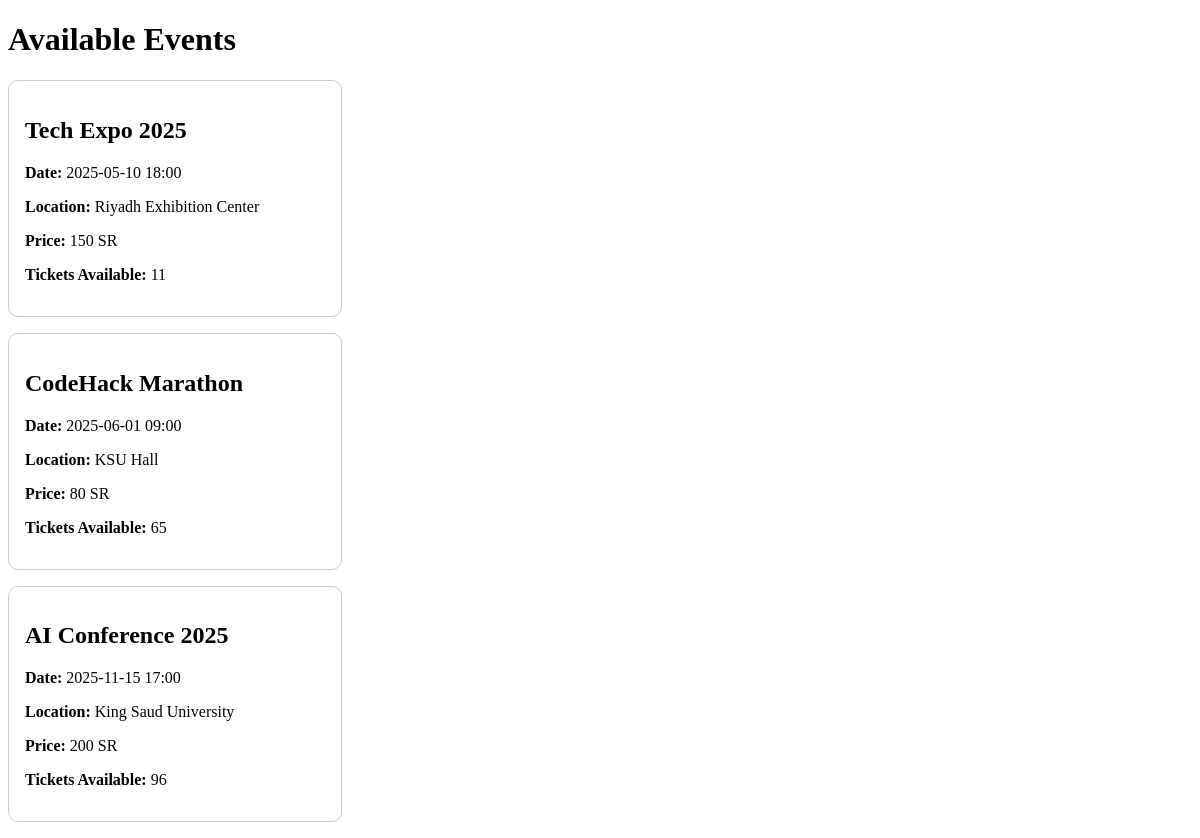
The app's page /Customer/testdb.php, older data.
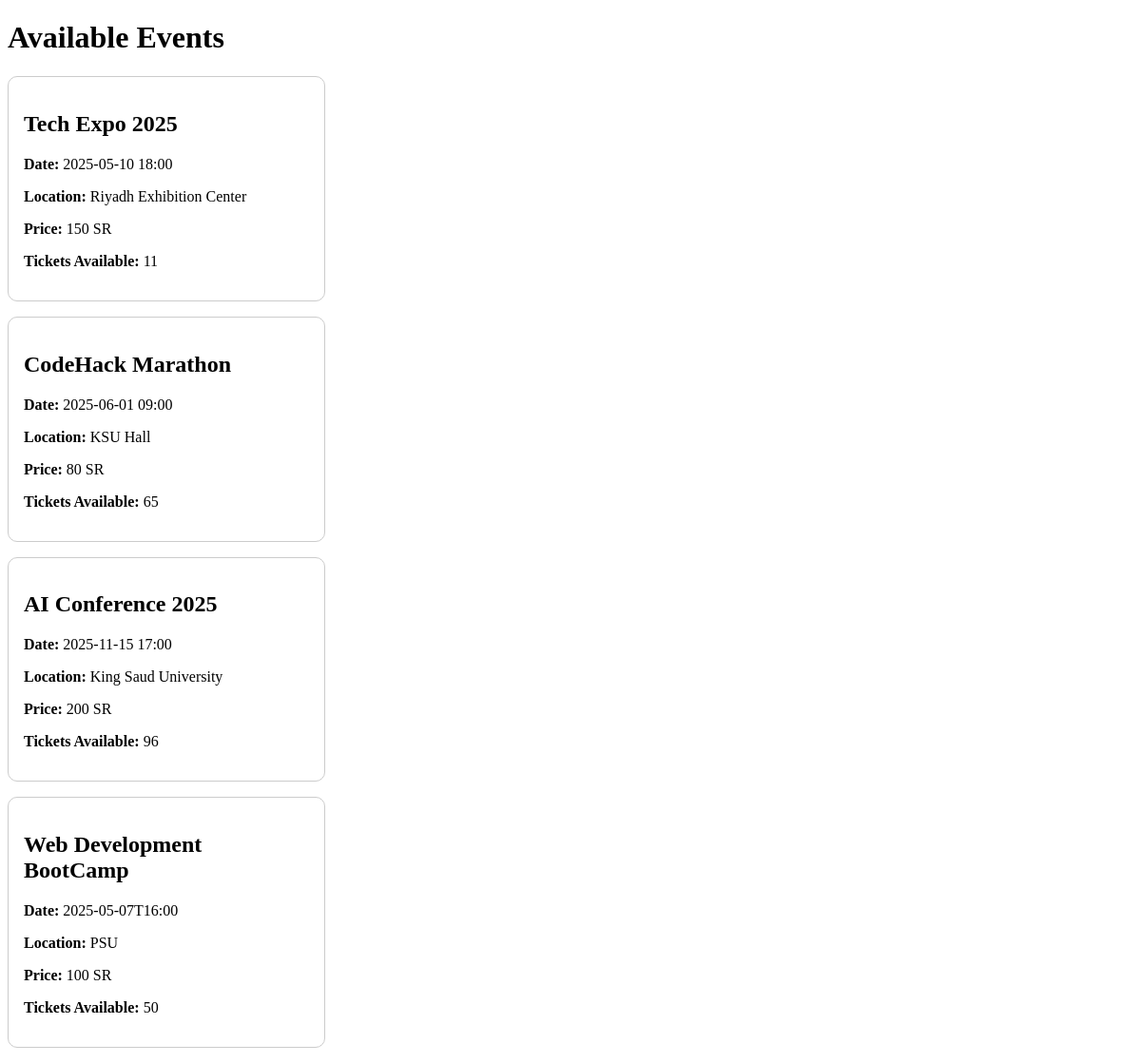
The same page, newer data.
### tables this page shows
CREATE TABLE events (
    id INTEGER PRIMARY KEY AUTOINCREMENT,
    name TEXT NOT NULL,
    date TEXT NOT NULL,
    location TEXT NOT NULL,
    price REAL NOT NULL,
    image TEXT,
    max_tickets INTEGER NOT NULL
, description TEXT);

### Customer/testdb.php (the view, shortened to what this page needs)
<?php
require_once '../includes/config.php';
try {
    $stmt = $conn->query("SELECT * FROM events");
    $events = $stmt->fetchAll(PDO::FETCH_ASSOC);
} catch (PDOException $e) {
    die("Database error: " . $e->getMessage());
}
?>
<!DOCTYPE html>
<html lang="en">
<head>
</head>
<body>
    <h1>Available Events</h1>
    <?php if (count($events) > 0): ?>
        <?php foreach ($events as $event): ?>
            <div class="event">
                <h2><?= htmlspecialchars($event['name']) ?></h2>
                <p><strong>Date:</strong> <?= $event['date'] ?></p>
                <p><strong>Location:</strong> <?= $event['location'] ?></p>
                <p><strong>Price:</strong> <?= $event['price'] ?> SR</p>
                <p><strong>Tickets Available:</strong> <?= $event['max_tickets'] ?></p>
            </div>
        <?php endforeach; ?>
    <?php else: ?>
        <p>No events found.</p>
    <?php endif; ?>
</body>
</html>

Row changes from the older to the newer data that the page shows:
added events: name "Web Development BootCamp", date "2025-05-07T16:00", location "PSU", price "100", max_tickets "50"
